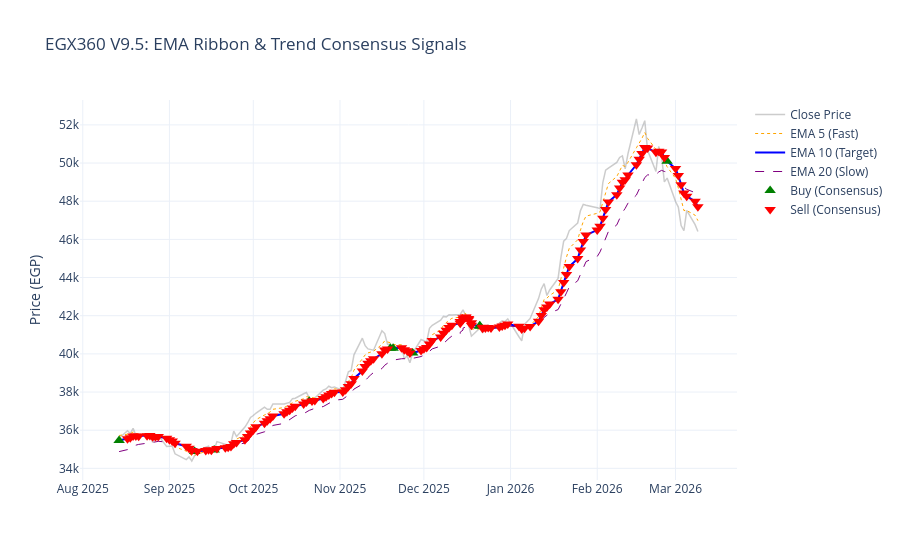

Notebook cell for this chart:
### Code cell
fig_test = go.Figure()

# الرسم البياني للسعر
fig_test.add_trace(go.Scatter(x=viz_df['timestamp'], y=viz_df['close'], 
                             mode='lines', name='Close Price', 
                             line=dict(color='rgba(128,128,128,0.4)', width=1.5)))

# شريط المتوسطات (The Ribbon)
fig_test.add_trace(go.Scatter(x=viz_df['timestamp'], y=viz_df['EMA_5'], 
                             name='EMA 5 (Fast)', line=dict(color='orange', width=1, dash='dot')))

fig_test.add_trace(go.Scatter(x=viz_df['timestamp'], y=viz_df['EMA_10'], 
                             name='EMA 10 (Target)', line=dict(color='blue', width=2)))

fig_test.add_trace(go.Scatter(x=viz_df['timestamp'], y=viz_df['EMA_20'], 
                             name='EMA 20 (Slow)', line=dict(color='purple', width=1, dash='dash')))

# إضافة إشارات الموديل (الـ Consensus)
buy_signals = viz_df[viz_df['Predicted_Trend'] == 1]
sell_signals = viz_df[viz_df['Predicted_Trend'] == 0]

fig_test.add_trace(go.Scatter(x=buy_signals['timestamp'], y=buy_signals['EMA_10'], 
                             mode='markers', name='Buy (Consensus)', 
                             marker=dict(color='green', symbol='triangle-up', size=10)))

fig_test.add_trace(go.Scatter(x=sell_signals['timestamp'], y=sell_signals['EMA_10'], 
                             mode='markers', name='Sell (Consensus)', 
                             marker=dict(color='red', symbol='triangle-down', size=10)))

# تنسيق الشكل النهائي
fig_test.update_layout(title='EGX360 V9.5: EMA Ribbon & Trend Consensus Signals',
                      yaxis_title='Price (EGP)', template='plotly_white', hovermode='x unified')
fig_test.show()

### Figure 1 — Plotly figure (JSON) as saved in the notebook; plotly's stock layout.template omitted (floating-point values rounded to 4 significant figures; data arrays with more than 128 entries replaced by an {"elided": "..."} marker saying what was removed)
{"data": [{"line": {"color": "rgba(128,128,128,0.4)", "width": 1.5}, "mode": "lines", "name": "Close Price", "type": "scatter", "x": {"elided": "150 str values"}, "y": {"elided": "150 float values"}}, {"line": {"color": "orange", "dash": "dot", "width": 1}, "name": "EMA 5 (Fast)", "type": "scatter", "x": {"elided": "150 str values"}, "y": {"elided": "150 float values"}}, {"line": {"color": "blue", "width": 2}, "name": "EMA 10 (Target)", "type": "scatter", "x": {"elided": "150 str values"}, "y": {"elided": "150 float values"}}, {"line": {"color": "purple", "dash": "dash", "width": 1}, "name": "EMA 20 (Slow)", "type": "scatter", "x": {"elided": "150 str values"}, "y": {"elided": "150 float values"}}, {"marker": {"color": "green", "size": 10, "symbol": "triangle-up"}, "mode": "markers", "name": "Buy (Consensus)", "type": "scatter", "x": ["2025-08-14T00:00:00.000000", "2025-09-10T00:00:00.000000", "2025-09-17T00:00:00.000000", "2025-10-21T00:00:00.000000", "2025-11-19T00:00:00.000000", "2025-11-20T00:00:00.000000", "2025-11-27T00:00:00.000000", "2025-12-21T00:00:00.000000", "2025-12-21T00:00:00.000000", "2026-02-26T00:00:00.000000"], "y": [35460.0, 34890.0, 34960.0, 37520.0, 40300.0, 40300.0, 40050.0, 41480.0, 41450.0, 50100.0]}, {"marker": {"color": "red", "size": 10, "symbol": "triangle-down"}, "mode": "markers", "name": "Sell (Consensus)", "type": "scatter", "x": {"elided": "140 str values"}, "y": {"elided": "140 float values"}}], "layout": {"hovermode": "x unified", "title": {"text": "EGX360 V9.5: EMA Ribbon & Trend Consensus Signals"}, "yaxis": {"title": {"text": "Price (EGP)"}}}}
